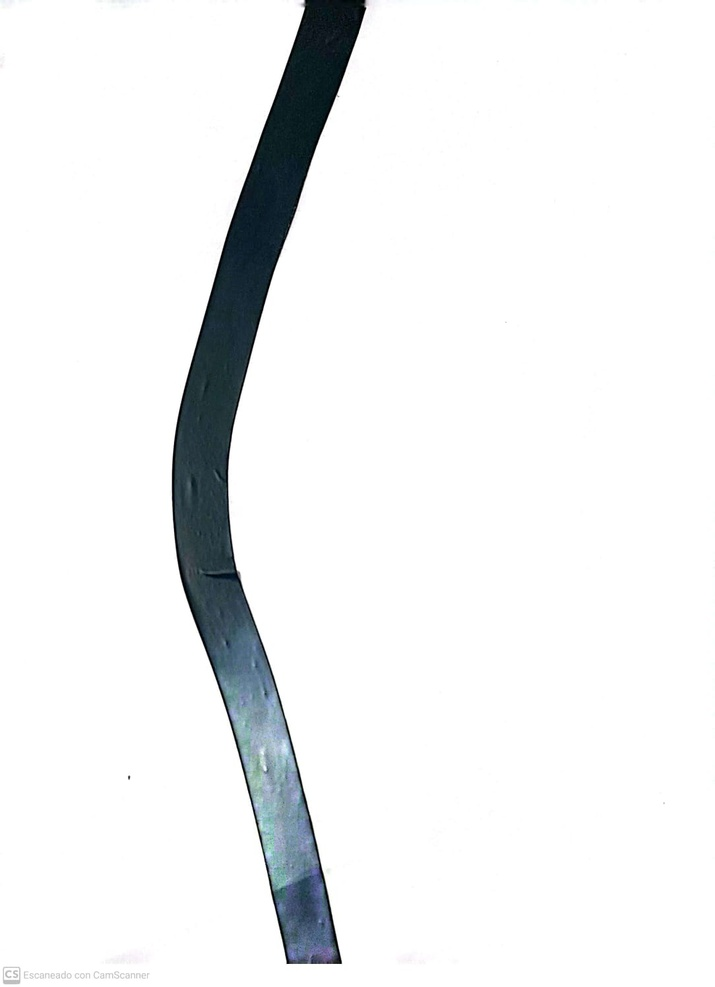
#> input picture camino.jpeg, 715 x 987 px, shrunk from 1084 x 1497 before the run, given in place of the camera
$ python LinetrackerV5_motores.py
#> lines starting #> are read from the running program, lines starting #| are printed output that depends on the picture; after the words box and inside, x2 and y2 are one past the last pixel; in counts of white or black regions, pixels touching at a corner belong together
import cv2
import numpy as np

cap = cv2.VideoCapture(0)

while True:
    ret, frame = cap.read()
#> frame is the input picture: shape (987, 715, 3); mean B, G, R 240.9, 240.1, 238.6
    if not ret: break # break if no next frame

    # Threshold
    lower = np.array([0, 0, 0])
    higher = np.array([50, 50, 50])
    mask = cv2.inRange(frame, lower, higher)
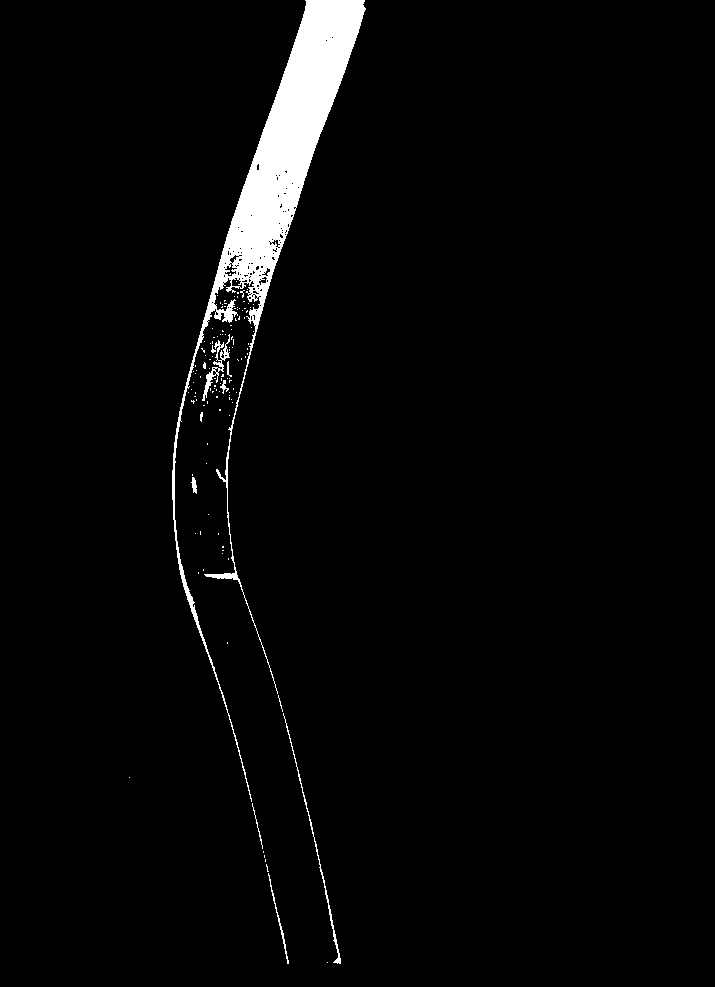
#> mask: shape (987, 715); 3% white; 127 white regions (118 under 20 px)

    # Detectando la línea
    contours, _ = cv2.findContours(mask, cv2.RETR_EXTERNAL, cv2.CHAIN_APPROX_SIMPLE)
#> contours = 125 contours, 119 with area under 20; largest, box (x1, y1, x2, y2) and area: (172, 0, 366, 802) 18526, (202, 334, 230, 401) 272, (283, 713, 341, 964) 169, (268, 873, 289, 964) 62, (191, 477, 197, 494) 44, (220, 380, 229, 394) 27
    cv2.drawContours(frame, contours, -1, [255,0,0], 10)

    # Encontrando el punto medio de la línea
    biggest_contour = max(contours, key = cv2.contourArea)
#> biggest_contour = contour of 1559 points, box (x1, y1, x2, y2) (172, 0, 366, 802), area 18526
    M = cv2.moments(biggest_contour)
#> M = moments, m00 18526, centre m10/m00, m01/m00 = (281.7, 170.1)

    if M["m00"] != 0:
        cx = int(M["m10"] / M["m00"])
#> cx = 281
        cy = int(M["m01"] / M["m00"])
#> cy = 170
    else:
        cx, cy = 0, 0

    ancho = frame.shape[1]
#> ancho = 715
    cx_cam = int(ancho/2)
#> cx_cam = 357
    x_offset = cx - cx_cam
#> x_offset = -76
    x_centered = int(ancho/2) + x_offset
#> x_centered = 281
    cv2.circle(frame, (cx, cy),15 , (255, 255, 0), -1)

    # Calculando distancia del centro de la camara hacia la línea
    distancia = cx - cx_cam
#> distancia = -76
    cv2.putText(frame, f"Distancia: {distancia} px", (50, 50), cv2.FONT_HERSHEY_SIMPLEX, 1, (0, 0, 0), 2, cv2.LINE_AA)
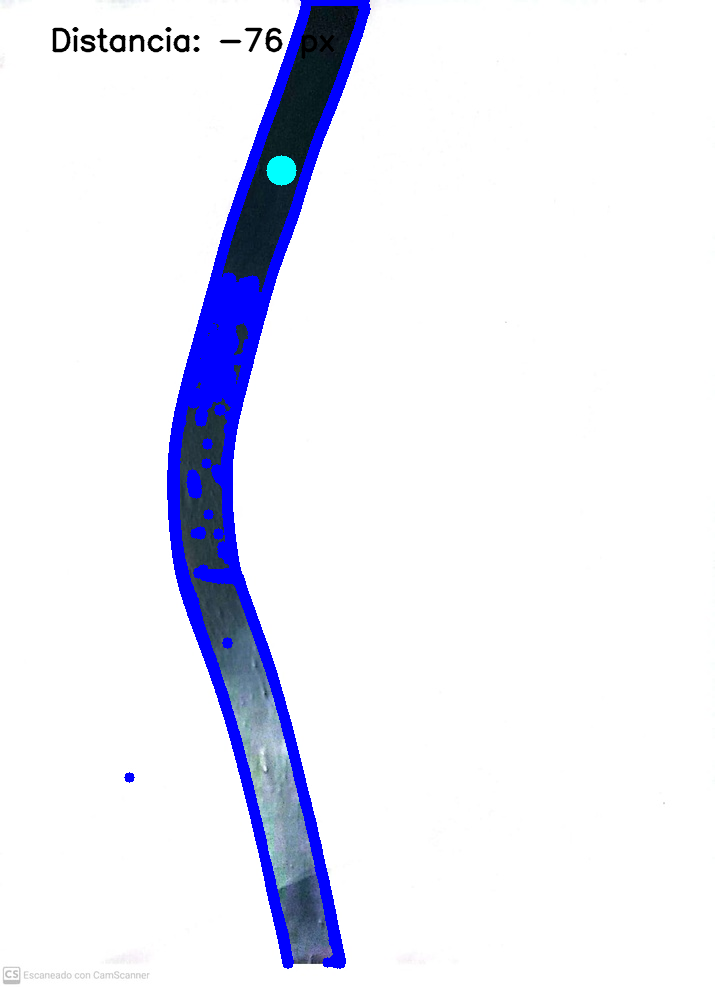
#> frame: shape (987, 715, 3); mean B, G, R 246.6, 234.8, 233.6

    # Muestra el video en pantalla
    cv2.imshow('Frame', frame)
    cv2.imshow("Mask", mask)

    # Salir del bucle while
    if cv2.waitKey(1) & 0xFF == ord('q'): # on press of q break
#> (key q is pressed here)
        break

cap.release()
cv2.destroyAllWindows()
